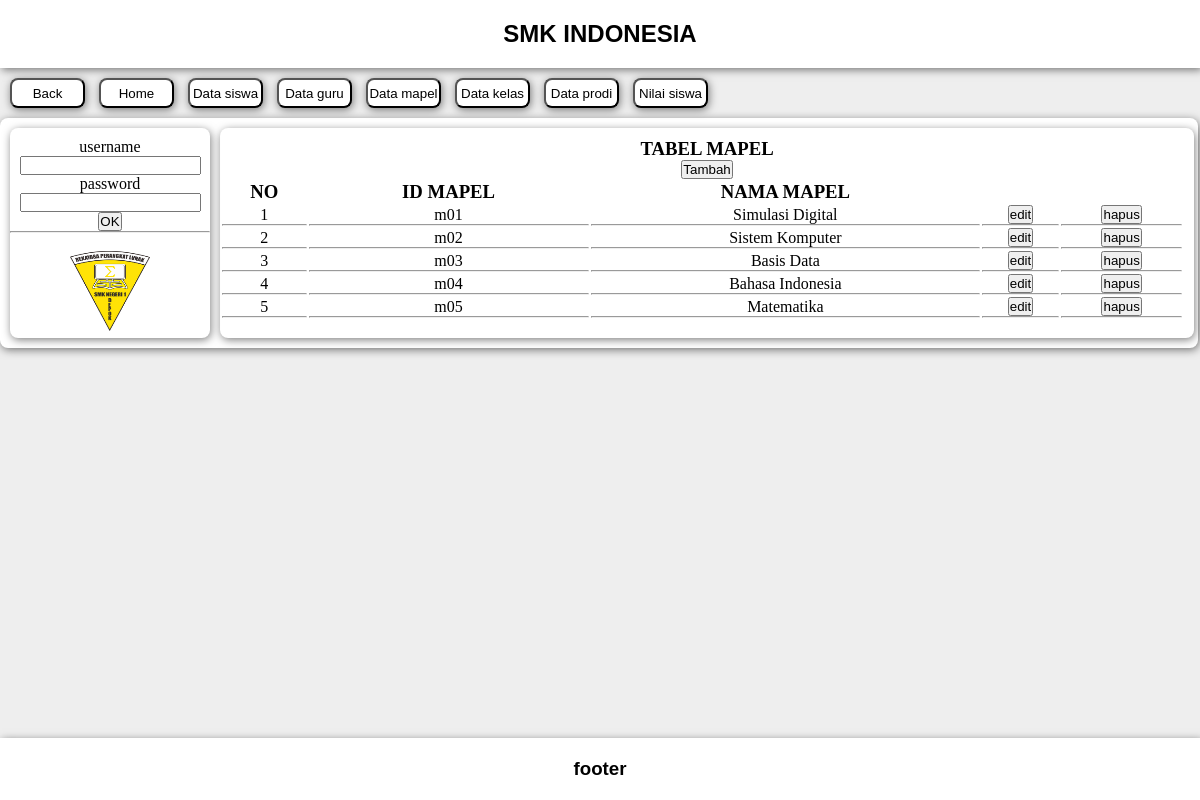
/aplikasi/admin/data_mapel.php, run on the app's committed database.
### tables this page shows
CREATE TABLE `tb_mapel` (
  `id_mapel` varchar(10) NOT NULL,
  `nama_mapel` varchar(20) NOT NULL
);

### aplikasi/admin/data_mapel.php (the view, shortened to what this page needs)
<?php
 include "koneksi.php";
?>
<!DOCTYPE html>
<html>
<head>
	<link rel="stylesheet" type="text/css" href="style2.css">
</head>
<body>
<nav>
	<h1>SMK INDONESIA</h1>
</nav>
<a href="../index.php"><input type="button" value="Back" class="cardnav"></a>
<a href="home.php"><input type="button" value="Home" class="cardnav"></a>
<a href="data_siswa.php"><input type="button" value="Data siswa" class="cardnav"></a>
<a href="data_guru.php"><input type="button" value="Data guru" class="cardnav"></a>
<a href="data_mapel.php"><input type="button" value="Data mapel" class="cardnav"></a>
<a href="data_kelas.php"><input type="button" value="Data kelas" class="cardnav"></a>
<a href="data_prodi.php"><input type="button" value="Data prodi" class="cardnav"></a>
<a href="nilai_siswa.php"><input type="button" value="Nilai siswa" class="cardnav"></a>
<div class="formcard">
<div class="formcard2">
	<form action="cek_login.php" method="POST">
		<label>username</label><br>
		<input type="text" name="username"><br>
		<label>password</label><br>
		<input type="password" name="password"><br>
		<input type="submit" value="OK">
	<br>
	<hr>
	<br>
	<img src="../img/RPL.jpg" width="80px" height="80px">
	</form>
</div>
<div class="formcard3">
		<h3 align="center">TABEL MAPEL</h3>
	<a href="tambah_mapel.php"><input type="button" value="Tambah"></a>
	<table class="tabel">
		<tr>
			<th><h3>NO</h3></th>
			<th><h3>ID MAPEL</h3></th>
			<th><h3>NAMA MAPEL</h3></th>
			<th></th>
		</tr>
<?php
 $no=1;
 $sql="SELECT * FROM tb_mapel";
 $query=mysqli_query($db_link, $sql);
 while ($data = mysqli_fetch_array($query))
 {
?>
		<tr align="center">
			<td><?php echo $no ;?><hr></td>
			<td><?php echo "$data[id_mapel]" ;?><hr></td>
			<td><?php echo "$data[nama_mapel]" ;?><hr></td>
			<td><a href="edit_mapel.php?id_mapel=<?php echo $data['id_mapel'];?>"><input type="button" value="edit"></a><hr></td>
			<td><a href="hapus_mapel.php?id_mapel=<?php echo $data['id_mapel'];?>"><input type="button" value="hapus"></a><hr></td>
			<?php $no++;
		}
		?>
		</tr>
	</table>
</div>
</div>
</body>
<footer>
	<h3>footer</h3>
</footer>
</html>

### aplikasi/admin/style2.css (style rules this page uses)
* { margin: 0px; padding: 0px; }
nav { padding-top: 20px; padding-bottom: 20px; text-align: center; font-family: sans-serif; box-shadow: 2px 2px 8px rgba(0, 0, 0, 0.5); background-color: white; }
body { background-color: #eee; }
footer { padding-top: 20px; padding-bottom: 20px; text-align: center; font-family: sans-serif; box-shadow: 2px 2px 8px rgba(0, 0, 0, 0.5); background-color: white; width: 100%; bottom: 0; position: absolute; }
.tabel { width: 99%; text-align: center; }
.cardnav { border-radius: 8px; box-shadow: 1px 2px 8px rgba(0, 0, 0, 0.5); width: 75px; height: 30px; text-align: center; background-color: white; margin: 10px 0px 10px 10px; }
.formcard { border-radius: 8px; box-shadow: 1px 2px 8px rgba(0, 0, 0, 0.5); height: 50%; width: 99%; display: flex; text-align: center; padding-top: 10px; padding-bottom: 10px; padding-left: 10px; background-color: white; }
.formcard2 { border-radius: 8px; box-shadow: 1px 2px 8px rgba(0, 0, 0, 0.5); width: 200px; height: 200px; padding-top: 10px; }
.formcard3 { border-radius: 8px; box-shadow: 1px 2px 8px rgba(0, 0, 0, 0.5); width: 82%; height: 200px; padding-top: 10px; margin-left: 10px; }

### data on the page
tb_mapel: id_mapel "m01", nama_mapel "Simulasi Digital"
tb_mapel: id_mapel "m02", nama_mapel "Sistem Komputer"
tb_mapel: id_mapel "m03", nama_mapel "Basis Data"
tb_mapel: id_mapel "m04", nama_mapel "Bahasa Indonesia"
tb_mapel: id_mapel "m05", nama_mapel "Matematika"
